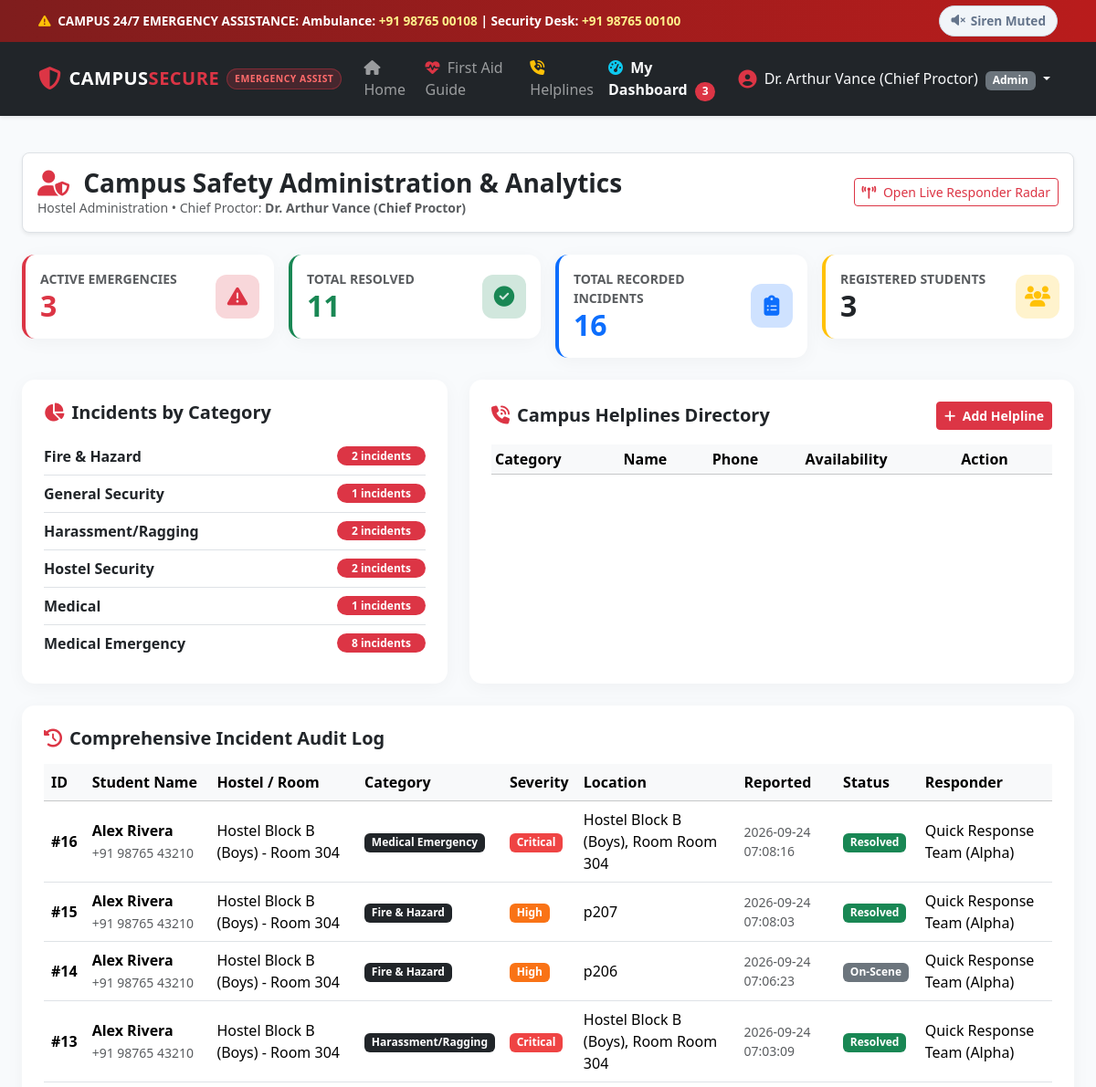
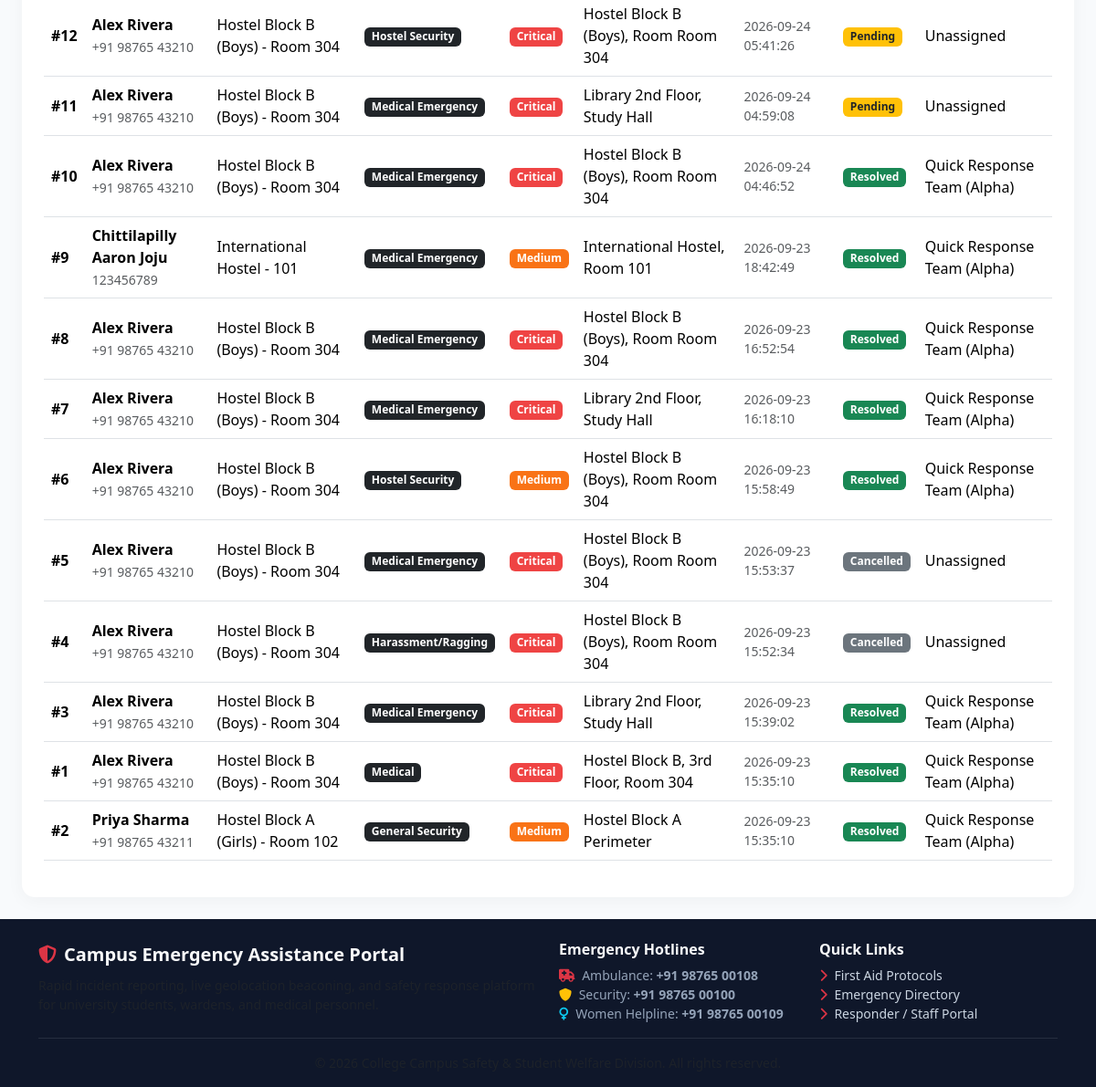
The page /admin/dashboard (signed in) on the database its author committed (2 pictures, top to bottom).
### tables this page shows
CREATE TABLE users (
            id INTEGER PRIMARY KEY AUTOINCREMENT,
            username TEXT UNIQUE NOT NULL,
            password_hash TEXT NOT NULL,
            full_name TEXT NOT NULL,
            role TEXT NOT NULL CHECK(role IN ('student', 'responder', 'admin')),
            email TEXT,
            phone TEXT,
            hostel_block TEXT,
            room_no TEXT,
            blood_group TEXT,
            medical_notes TEXT,
            emergency_contact_name TEXT,
            emergency_contact_phone TEXT,
            created_at TIMESTAMP DEFAULT CURRENT_TIMESTAMP
        );

CREATE TABLE emergencies (
            id INTEGER PRIMARY KEY AUTOINCREMENT,
            student_id INTEGER NOT NULL,
            emergency_type TEXT NOT NULL,
            severity TEXT DEFAULT 'High',
            description TEXT,
            location_name TEXT NOT NULL,
            latitude REAL,
            longitude REAL,
            status TEXT DEFAULT 'Pending' CHECK(status IN ('Pending', 'Dispatched', 'On-Scene', 'Resolved', 'Cancelled')),
            responder_id INTEGER,
            responder_notes TEXT,
            eta_minutes INTEGER,
            created_at TIMESTAMP DEFAULT CURRENT_TIMESTAMP,
            resolved_at TIMESTAMP,
            FOREIGN KEY (student_id) REFERENCES users(id),
            FOREIGN KEY (responder_id) REFERENCES users(id)
        );

### app.py (the view)
@app.route('/admin/dashboard')
@login_required(roles=['admin'])
def admin_dashboard():
    conn = get_db()
    total_emergencies = conn.execute("SELECT COUNT(*) FROM emergencies").fetchone()[0]
    active_emergencies = conn.execute("SELECT COUNT(*) FROM emergencies WHERE status IN ('Pending', 'Dispatched', 'On-Scene')").fetchone()[0]
    resolved_emergencies = conn.execute("SELECT COUNT(*) FROM emergencies WHERE status = 'Resolved'").fetchone()[0]
    total_students = conn.execute("SELECT COUNT(*) FROM users WHERE role = 'student'").fetchone()[0]
    category_counts = conn.execute("""
        SELECT emergency_type, COUNT(*) as count
        FROM emergencies
        GROUP BY emergency_type
    """).fetchall()
    all_emergencies = conn.execute("""
        SELECT e.*, u.full_name as student_name, u.phone as student_phone, u.hostel_block, u.room_no,
               r.full_name as responder_name
        FROM emergencies e
        JOIN users u ON e.student_id = u.id
        LEFT JOIN users r ON e.responder_id = r.id
        ORDER BY e.created_at DESC
    """).fetchall()
    contacts = conn.execute("SELECT * FROM emergency_contacts ORDER BY id ASC").fetchall()
    conn.close()
    return render_template('admin_dashboard.html',
                           total_emergencies=total_emergencies,
                           active_emergencies=active_emergencies,
                           resolved_emergencies=resolved_emergencies,
                           total_students=total_students,
                           category_counts=category_counts,
                           all_emergencies=all_emergencies,
                           contacts=contacts)

### templates/admin_dashboard.html (shortened to what this page needs)
{% extends "base.html" %}
{% block content %}
<div class="container-fluid px-4 py-4">
    <div class="d-flex justify-content-between align-items-center flex-wrap gap-3 mb-4 bg-white p-3 rounded-3 shadow-sm border">
        <div>
            <h3 class="fw-bold text-dark mb-0">
                <i class="fa-solid fa-user-shield text-danger me-2"></i> Campus Safety Administration & Analytics
            </h3>
            <p class="small text-muted mb-0">
                Hostel Administration &bull; Chief Proctor: <strong>{{ current_user.full_name }}</strong>
            </p>
        </div>
        <div>
            <a href="{{ url_for('responder_dashboard') }}" class="btn btn-outline-danger btn-sm">
                <i class="fa-solid fa-tower-broadcast me-1"></i> Open Live Responder Radar
            </a>
        </div>
    </div>
    <div class="row g-3 mb-4">
        <div class="col-md-3 col-sm-6">
            <div class="card dashboard-card p-3 border-start border-danger border-4">
                <div class="d-flex justify-content-between align-items-center">
                    <div>
                        <div class="text-muted small fw-semibold">ACTIVE EMERGENCIES</div>
                        <h2 class="fw-bold text-danger mb-0">{{ active_emergencies }}</h2>
                    </div>
                    <div class="stat-icon bg-danger-subtle text-danger">
                        <i class="fa-solid fa-triangle-exclamation"></i>
                    </div>
                </div>
            </div>
        </div>
        <div class="col-md-3 col-sm-6">
            <div class="card dashboard-card p-3 border-start border-success border-4">
                <div class="d-flex justify-content-between align-items-center">
                    <div>
                        <div class="text-muted small fw-semibold">TOTAL RESOLVED</div>
                        <h2 class="fw-bold text-success mb-0">{{ resolved_emergencies }}</h2>
                    </div>
                    <div class="stat-icon bg-success-subtle text-success">
                        <i class="fa-solid fa-circle-check"></i>
                    </div>
                </div>
            </div>
        </div>
        <div class="col-md-3 col-sm-6">
            <div class="card dashboard-card p-3 border-start border-primary border-4">
                <div class="d-flex justify-content-between align-items-center">
                    <div>
                        <div class="text-muted small fw-semibold">TOTAL RECORDED INCIDENTS</div>
                        <h2 class="fw-bold text-primary mb-0">{{ total_emergencies }}</h2>
                    </div>
                    <div class="stat-icon bg-primary-subtle text-primary">
                        <i class="fa-solid fa-clipboard-list"></i>
                    </div>
                </div>
            </div>
        </div>
        <div class="col-md-3 col-sm-6">
            <div class="card dashboard-card p-3 border-start border-warning border-4">
                <div class="d-flex justify-content-between align-items-center">
                    <div>
                        <div class="text-muted small fw-semibold">REGISTERED STUDENTS</div>
                        <h2 class="fw-bold text-dark mb-0">{{ total_students }}</h2>
                    </div>
                    <div class="stat-icon bg-warning-subtle text-warning">
                        <i class="fa-solid fa-users"></i>
                    </div>
                </div>
            </div>
        </div>
    </div>
    <div class="row g-4 mb-4">
        <div class="col-lg-5">
            <div class="card dashboard-card p-4 h-100">
                <h5 class="fw-bold mb-3"><i class="fa-solid fa-chart-pie text-danger me-2"></i>Incidents by Category</h5>
                {% if category_counts %}
                <ul class="list-group list-group-flush">
                    {% for row in category_counts %}
                    <li class="list-group-item d-flex justify-content-between align-items-center px-0">
                        <span class="fw-semibold">{{ row.emergency_type }}</span>
                        <span class="badge bg-danger rounded-pill px-3">{{ row.count }} incidents</span>
                    </li>
                    {% endfor %}
                </ul>
                {% else %}
                <p class="text-muted small mb-0">No incidents recorded yet.</p>
                {% endif %}
            </div>
        </div>
        <div class="col-lg-7">
            <div class="card dashboard-card p-4 h-100">
                <div class="d-flex justify-content-between align-items-center mb-3">
                    <h5 class="fw-bold mb-0"><i class="fa-solid fa-phone-volume text-danger me-2"></i>Campus Helplines Directory</h5>
                    <button class="btn btn-sm btn-danger fw-bold" data-bs-toggle="modal" data-bs-target="#addContactModal">
                        <i class="fa-solid fa-plus me-1"></i> Add Helpline
                    </button>
                </div>
                <div class="table-responsive" style="max-height: 250px;">
                    <table class="table table-sm table-hover align-middle">
                        <thead class="table-light">
                            <tr>
                                <th>Category</th>
                                <th>Name</th>
                                <th>Phone</th>
                                <th>Availability</th>
                                <th>Action</th>
                            </tr>
                        </thead>
                    </table>
                </div>
            </div>
        </div>
    </div>
    <div class="card dashboard-card p-4">
        <h5 class="fw-bold mb-3"><i class="fa-solid fa-clock-rotate-left text-danger me-2"></i>Comprehensive Incident Audit Log</h5>
        <div class="table-responsive">
            <table class="table table-hover align-middle">
                <thead class="table-light">
                    <tr>
                        <th>ID</th>
                        <th>Student Name</th>
                        <th>Hostel / Room</th>
                        <th>Category</th>
                        <th>Severity</th>
                        <th>Location</th>
                        <th>Reported</th>
                        <th>Status</th>
                        <th>Responder</th>
                    </tr>
                </thead>
                <tbody>
                    {% for item in all_emergencies %}
                    <tr>
                        <td><strong>#{{ item.id }}</strong></td>
                        <td>
                            <div class="fw-bold">{{ item.student_name }}</div>
                            <small class="text-muted">{{ item.student_phone }}</small>
                        </td>
                        <td>{{ item.hostel_block }} - {{ item.room_no }}</td>
                        <td><span class="badge bg-dark">{{ item.emergency_type }}</span></td>
                        <td><span class="badge {% if item.severity == 'Critical' %}badge-critical{% else %}badge-high{% endif %}">{{ item.severity }}</span></td>
                        <td>{{ item.location_name }}</td>
                        <td class="small text-muted">{{ item.created_at }}</td>
                        <td>
                            <span class="badge {% if item.status == 'Pending' %}bg-warning text-dark{% elif item.status == 'Dispatched' %}bg-primary{% elif item.status == 'Resolved' %}bg-success{% else %}bg-secondary{% endif %}">
                                {{ item.status }}
                            </span>
                        </td>
                        <td>{{ item.responder_name or 'Unassigned' }}</td>
                    </tr>
                    {% endfor %}
                </tbody>
            </table>
        </div>
    </div>
</div>
{% endblock %}

### templates/base.html (shortened to what this page needs)
<!DOCTYPE html>
<html lang="en">
<head>
    <link href="https://cdn.jsdelivr.net/npm/bootstrap@5.3.3/dist/css/bootstrap.min.css" rel="stylesheet">
    <link rel="stylesheet" href="https://cdnjs.cloudflare.com/ajax/libs/font-awesome/6.5.2/css/all.min.css">
    <link rel="stylesheet" href="https://unpkg.com/leaflet@1.9.4/dist/leaflet.css" />
    <link rel="stylesheet" href="{{ url_for('static', filename='css/style.css') }}">
</head>
<body>
    <div class="emergency-top-bar text-center">
        <div class="container d-flex flex-wrap justify-content-between align-items-center">
            <div>
                <i class="fa-solid fa-triangle-exclamation text-warning me-1"></i>
                <strong>CAMPUS 24/7 EMERGENCY ASSISTANCE:</strong>
                Ambulance: <a href="tel:+919876500108">+91 98765 00108</a> |
                Security Desk: <a href="tel:+919876500100">+91 98765 00100</a>
            </div>
            <div>
                <span class="siren-badge muted" onclick="toggleSiren()">
                    <i class="fa-solid fa-volume-xmark"></i> Siren Muted
                </span>
            </div>
        </div>
    </div>
    <nav class="navbar navbar-expand-lg navbar-dark bg-dark sticky-top shadow-sm py-2">
        <div class="container">
            <a class="navbar-brand" href="{{ url_for('index') }}">
                <span class="text-danger"><i class="fa-solid fa-shield-halved fa-lg"></i></span>
                <span>CAMPUS<span class="text-danger">SECURE</span></span>
                <span class="brand-badge d-none d-md-inline">EMERGENCY ASSIST</span>
            </a>
            <div class="collapse navbar-collapse" id="navMain">
                <ul class="navbar-nav me-auto mb-2 mb-lg-0">
                    <li class="nav-item">
                        <a class="nav-link" href="{{ url_for('index') }}"><i class="fa-solid fa-house me-1"></i> Home</a>
                    </li>
                    <li class="nav-item">
                        <a class="nav-link" href="{{ url_for('first_aid') }}"><i class="fa-solid fa-heart-pulse text-danger me-1"></i> First Aid Guide</a>
                    </li>
                    <li class="nav-item">
                        <a class="nav-link" href="{{ url_for('campus_directory') }}"><i class="fa-solid fa-phone-volume text-warning me-1"></i> Helplines</a>
                    </li>
                    {% if current_user %}
                    <li class="nav-item">
                        <a class="nav-link fw-bold text-light" href="{{ url_for('dashboard') }}">
                            <i class="fa-solid fa-gauge-high text-info me-1"></i> My Dashboard
                            {% if current_user.role in ['responder', 'admin'] and active_emergencies_count > 0 %}
                            <span class="badge bg-danger rounded-pill ms-1" id="navActiveBadge">{{ active_emergencies_count }}</span>
                            {% endif %}
                        </a>
                    </li>
                    {% endif %}
                </ul>
                <ul class="navbar-nav ms-auto align-items-center">
                    {% if current_user %}
                    <li class="nav-item dropdown">
                        <a class="nav-link dropdown-toggle text-light" href="#" role="button" data-bs-toggle="dropdown">
                            <i class="fa-solid fa-circle-user fa-lg me-1 text-danger"></i>
                            {{ current_user.full_name }}
                            <span class="badge bg-secondary ms-1">{{ current_user.role|capitalize }}</span>
                        </a>
                    </li>
                    {% endif %}
                </ul>
            </div>
        </div>
    </nav>
    <main>
        {% block content %}{% endblock %}
    </main>
    <footer>
        <div class="container">
            <div class="row gy-3">
                <div class="col-md-6">
                    <div class="d-flex align-items-center gap-2 text-light fw-bold fs-5 mb-2">
                        <i class="fa-solid fa-shield-halved text-danger"></i>
                        <span>Campus Emergency Assistance Portal</span>
                    </div>
                    <p class="small text-muted mb-0">
                    </p>
                </div>
                <div class="col-md-3">
                    <h6 class="text-light fw-bold">Emergency Hotlines</h6>
                    <ul class="list-unstyled small mb-0">
                        <li><i class="fa-solid fa-truck-medical text-danger me-1"></i> Ambulance: <strong>+91 98765 00108</strong></li>
                        <li><i class="fa-solid fa-shield text-warning me-1"></i> Security: <strong>+91 98765 00100</strong></li>
                        <li><i class="fa-solid fa-venus text-info me-1"></i> Women Helpline: <strong>+91 98765 00109</strong></li>
                    </ul>
                </div>
                <div class="col-md-3">
                    <h6 class="text-light fw-bold">Quick Links</h6>
                    <ul class="list-unstyled small mb-0">
                        <li><a href="{{ url_for('first_aid') }}"><i class="fa-solid fa-chevron-right me-1 text-danger"></i> First Aid Protocols</a></li>
                        <li><a href="{{ url_for('campus_directory') }}"><i class="fa-solid fa-chevron-right me-1 text-danger"></i> Emergency Directory</a></li>
                        <li><a href="{{ url_for('login') }}"><i class="fa-solid fa-chevron-right me-1 text-danger"></i> Responder / Staff Portal</a></li>
                    </ul>
                </div>
            </div>
            <hr class="border-secondary my-3">
            <div class="text-center small text-muted">
            </div>
        </div>
    </footer>
</body>
</html>

### rows shown on the page
users: full_name "Dr. Arthur Vance (Chief Proctor)", role "Admin"
emergencies: id "16", student_name "Alex Rivera", student_phone "+91 98765 43210", hostel_block "Hostel Block B (Boys)", room_no "Room 304", emergency_type "Medical Emergency", severity "Critical", location_name "Hostel Block B (Boys), Room Room 304", created_at "2026-09-24 07:08:16", status "Resolved", full_name "Quick Response Team (Alpha)"
emergencies: id "15", student_name "Alex Rivera", student_phone "+91 98765 43210", hostel_block "Hostel Block B (Boys)", room_no "Room 304", emergency_type "Fire & Hazard", severity "High", location_name "p207", created_at "2026-09-24 07:08:03", status "Resolved", full_name "Quick Response Team (Alpha)"
emergencies: id "14", student_name "Alex Rivera", student_phone "+91 98765 43210", hostel_block "Hostel Block B (Boys)", room_no "Room 304", emergency_type "Fire & Hazard", severity "High", location_name "p206", created_at "2026-09-24 07:06:23", status "On-Scene", full_name "Quick Response Team (Alpha)"
emergencies: id "13", student_name "Alex Rivera", student_phone "+91 98765 43210", hostel_block "Hostel Block B (Boys)", room_no "Room 304", emergency_type "Harassment/Ragging", severity "Critical", location_name "Hostel Block B (Boys), Room Room 304", created_at "2026-09-24 07:03:09", status "Resolved", full_name "Quick Response Team (Alpha)"
emergencies: id "12", student_name "Alex Rivera", student_phone "+91 98765 43210", hostel_block "Hostel Block B (Boys)", room_no "Room 304", emergency_type "Hostel Security", severity "Critical", location_name "Hostel Block B (Boys), Room Room 304", created_at "2026-09-24 05:41:26", status "Pending", responder_name "Unassigned"
emergencies: id "11", student_name "Alex Rivera", student_phone "+91 98765 43210", hostel_block "Hostel Block B (Boys)", room_no "Room 304", emergency_type "Medical Emergency", severity "Critical", location_name "Library 2nd Floor, Study Hall", created_at "2026-09-24 04:59:08", status "Pending", responder_name "Unassigned"
emergencies: id "10", student_name "Alex Rivera", student_phone "+91 98765 43210", hostel_block "Hostel Block B (Boys)", room_no "Room 304", emergency_type "Medical Emergency", severity "Critical", location_name "Hostel Block B (Boys), Room Room 304", created_at "2026-09-24 04:46:52", status "Resolved", full_name "Quick Response Team (Alpha)"
emergencies: id "9", student_name "Chittilapilly Aaron Joju", student_phone "123456789", hostel_block "International Hostel", room_no "101", emergency_type "Medical Emergency", severity "Medium", location_name "International Hostel, Room 101", created_at "2026-09-23 18:42:49", status "Resolved", full_name "Quick Response Team (Alpha)"
emergencies: id "8", student_name "Alex Rivera", student_phone "+91 98765 43210", hostel_block "Hostel Block B (Boys)", room_no "Room 304", emergency_type "Medical Emergency", severity "Critical", location_name "Hostel Block B (Boys), Room Room 304", created_at "2026-09-23 16:52:54", status "Resolved", full_name "Quick Response Team (Alpha)"
emergencies: id "7", student_name "Alex Rivera", student_phone "+91 98765 43210", hostel_block "Hostel Block B (Boys)", room_no "Room 304", emergency_type "Medical Emergency", severity "Critical", location_name "Library 2nd Floor, Study Hall", created_at "2026-09-23 16:18:10", status "Resolved", full_name "Quick Response Team (Alpha)"
emergencies: id "6", student_name "Alex Rivera", student_phone "+91 98765 43210", hostel_block "Hostel Block B (Boys)", room_no "Room 304", emergency_type "Hostel Security", severity "Medium", location_name "Hostel Block B (Boys), Room Room 304", created_at "2026-09-23 15:58:49", status "Resolved", full_name "Quick Response Team (Alpha)"
emergencies: id "5", student_name "Alex Rivera", student_phone "+91 98765 43210", hostel_block "Hostel Block B (Boys)", room_no "Room 304", emergency_type "Medical Emergency", severity "Critical", location_name "Hostel Block B (Boys), Room Room 304", created_at "2026-09-23 15:53:37", status "Cancelled", responder_name "Unassigned"
emergencies: id "4", student_name "Alex Rivera", student_phone "+91 98765 43210", hostel_block "Hostel Block B (Boys)", room_no "Room 304", emergency_type "Harassment/Ragging", severity "Critical", location_name "Hostel Block B (Boys), Room Room 304", created_at "2026-09-23 15:52:34", status "Cancelled", responder_name "Unassigned"
emergencies: id "3", student_name "Alex Rivera", student_phone "+91 98765 43210", hostel_block "Hostel Block B (Boys)", room_no "Room 304", emergency_type "Medical Emergency", severity "Critical", location_name "Library 2nd Floor, Study Hall", created_at "2026-09-23 15:39:02", status "Resolved", full_name "Quick Response Team (Alpha)"
emergencies: id "1", student_name "Alex Rivera", student_phone "+91 98765 43210", hostel_block "Hostel Block B (Boys)", room_no "Room 304", emergency_type "Medical", severity "Critical", location_name "Hostel Block B, 3rd Floor, Room 304", created_at "2026-09-23 15:35:10", status "Resolved", full_name "Quick Response Team (Alpha)"
emergencies: id "2", student_name "Priya Sharma", student_phone "+91 98765 43211", hostel_block "Hostel Block A (Girls)", room_no "Room 102", emergency_type "General Security", severity "Medium", location_name "Hostel Block A Perimeter", created_at "2026-09-23 15:35:10", status "Resolved", full_name "Quick Response Team (Alpha)"

### other values the page prints
{{ active_emergencies_count }} "3"
{{ active_emergencies }} "3"
{{ resolved_emergencies }} "11"
{{ total_emergencies }} "16"
{{ total_students }} "3"
{{ row.emergency_type }} "Fire & Hazard" "General Security" "Harassment/Ragging" "Hostel Security" "Medical" "Medical Emergency"
{{ row.count }} "2" "1" "2" "2" "1" "8"
